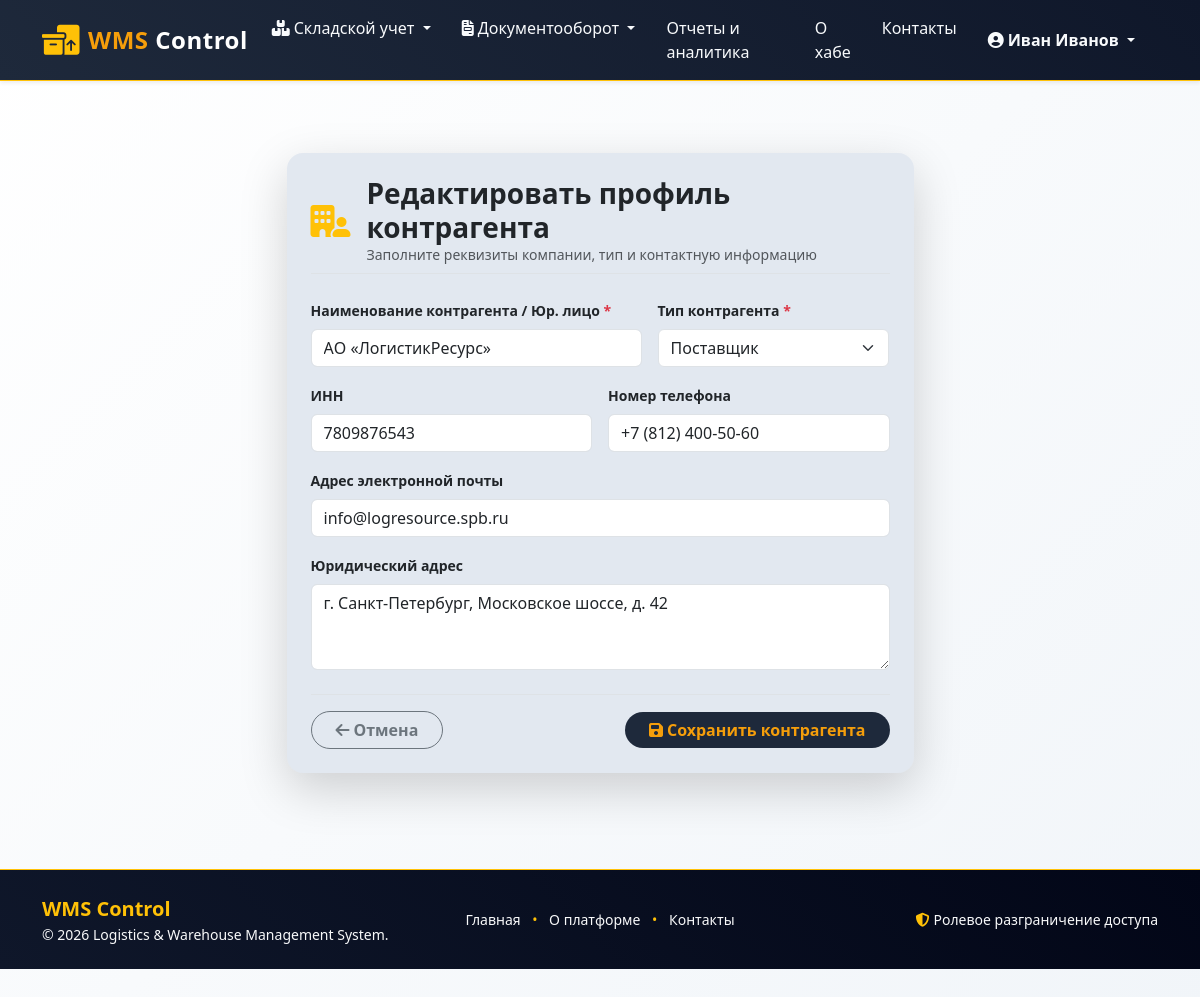
Screenshot of /orders/contractors/22/edit/ (signed in) with the database file from the repository.
### orders/models.py (models this page shows, shortened)
class Contractor(models.Model):
    TYPE_SUPPLIER = 'supplier'
    TYPE_CUSTOMER = 'customer'
    CONTRACTOR_TYPE_CHOICES = [
        (TYPE_SUPPLIER, _('Supplier')),
        (TYPE_CUSTOMER, _('Customer')),
    ]
    name = models.CharField(_('Contractor name / Legal entity'), max_length=200)
    contractor_type = models.CharField(
        _('Contractor type'),
        max_length=20,
        choices=CONTRACTOR_TYPE_CHOICES,
        default=TYPE_SUPPLIER
    )
    tax_id = models.CharField(_('Tax ID / INN'), max_length=20, blank=True)
    phone = models.CharField(_('Phone number'), max_length=50, blank=True)
    email = models.EmailField(_('Email address'), blank=True)
    address = models.TextField(_('Legal address'), blank=True)
    class Meta:
        verbose_name = _('Contractor')
        verbose_name_plural = _('Contractors')
        ordering = ['name']

### orders/views.py (the view)
# urls.py: path('contractors/<int:pk>/edit/', views.ContractorUpdateView.as_view(), name='contractor_update'),
class ContractorUpdateView(ManagerRequiredMixin, UpdateView):
    model = Contractor
    form_class = ContractorForm
    template_name = 'orders/contractor_form.html'
    success_url = reverse_lazy('orders:contractor_list')

### orders/forms.py
class ContractorForm(forms.ModelForm):
    class Meta:
        model = Contractor
        fields = ['name', 'contractor_type', 'tax_id', 'phone', 'email', 'address']
        widgets = {
            'name': forms.TextInput(attrs={'class': 'form-control'}),
            'contractor_type': forms.Select(attrs={'class': 'form-select'}),
            'tax_id': forms.TextInput(attrs={'class': 'form-control', 'placeholder': '1234567890'}),
            'phone': forms.TextInput(attrs={'class': 'form-control', 'placeholder': '+7 (707) 123-45-67'}),
            'email': forms.EmailInput(attrs={'class': 'form-control'}),
            'address': forms.Textarea(attrs={'class': 'form-control', 'rows': 3}),
        }

### inventory/mixins.py (called while the page is built)
    def dispatch(self, request, *args, **kwargs):
        if not request.user.is_authenticated:
            return self.handle_no_permission()
        if request.user.is_superuser:
            return super().dispatch(request, *args, **kwargs)
        user_role = getattr(getattr(request.user, 'profile', None), 'role', None)
        if user_role in ['manager', 'admin']:
            return super().dispatch(request, *args, **kwargs)
        raise PermissionDenied

### templates/orders/contractor_form.html (shortened to what this page needs)
{% extends 'base.html' %}
{% load i18n %}
{% block content %}
<div class="container py-4 py-lg-5">
    <div class="row justify-content-center">
        <div class="col-12 col-md-8 col-lg-7">
            <div class="card border-0 shadow-lg rounded-4 p-4" style="background-color: var(--card-background-color-dark, #ffffff);">
                <div class="d-flex align-items-center mb-4 pb-2 border-bottom">
                    <i class="fa-solid fa-building-user fa-2x text-warning me-3"></i>
                    <div>
                        <h3 class="fw-bold mb-0">
                            {% if object %}{% translate "Edit Contractor Profile" %}{% else %}{% translate "Create Contractor" %}{% endif %}
                        </h3>
                        <p class="text-muted small mb-0">{% translate "Fill in the company details, type, and contact information" %}</p>
                    </div>
                </div>
                <form method="post" novalidate>
                    <div class="row g-3">
                        <div class="col-12 col-md-7">
                            <label for="{{ form.name.id_for_label }}" class="form-label fw-semibold small">
                                {{ form.name.label }} <span class="text-danger">*</span>
                            </label>
                            {{ form.name }}
                        </div>
                        <div class="col-12 col-md-5">
                            <label for="{{ form.contractor_type.id_for_label }}" class="form-label fw-semibold small">
                                {{ form.contractor_type.label }} <span class="text-danger">*</span>
                            </label>
                            {{ form.contractor_type }}
                        </div>
                        <div class="col-12 col-md-6">
                            <label for="{{ form.tax_id.id_for_label }}" class="form-label fw-semibold small">
                                {{ form.tax_id.label }}
                            </label>
                            {{ form.tax_id }}
                        </div>
                        <div class="col-12 col-md-6">
                            <label for="{{ form.phone.id_for_label }}" class="form-label fw-semibold small">
                                {{ form.phone.label }}
                            </label>
                            {{ form.phone }}
                        </div>
                        <div class="col-12">
                            <label for="{{ form.email.id_for_label }}" class="form-label fw-semibold small">
                                {{ form.email.label }}
                            </label>
                            {{ form.email }}
                        </div>
                        <div class="col-12">
                            <label for="{{ form.address.id_for_label }}" class="form-label fw-semibold small">
                                {{ form.address.label }}
                            </label>
                            {{ form.address }}
                        </div>
                    </div>
                    <div class="d-flex justify-content-between align-items-center mt-4 pt-3 border-top">
                        <a href="{% url 'orders:contractor_list' %}" class="btn btn-outline-secondary rounded-pill fw-semibold px-4">
                            <i class="fa-solid fa-arrow-left me-1"></i>{% translate "Cancel" %}
                        </a>
                        <button type="submit" class="btn btn-dark fw-bold rounded-pill px-4" style="background-color: var(--navbar-background-color-light, #212529); color: var(--navbar-text-color-dark, #ffffff); border: none;">
                            <i class="fa-solid fa-floppy-disk me-1"></i>{% translate "Save Contractor" %}
                        </button>
                    </div>
                </form>
            </div>
        </div>
    </div>
</div>
{% endblock %}

### templates/base.html (shortened to what this page needs)
<!DOCTYPE html>
{% load static %}
{% load i18n %}
<html lang="{{ LANGUAGE_CODE|default:'ru' }}">
<head>
    <link href="https://cdn.jsdelivr.net/npm/bootstrap@5.3.3/dist/css/bootstrap.min.css" rel="stylesheet">
    <link rel="stylesheet" href="https://cdnjs.cloudflare.com/ajax/libs/font-awesome/6.7.2/css/all.min.css">
    <link rel="stylesheet" href="https://cdn.datatables.net/1.13.8/css/dataTables.bootstrap5.min.css">
    <link rel="stylesheet" href="{% static 'css/site.css' %}">
</head>
<body class="d-flex flex-column min-vh-100 bg-light">
    <header>
        <nav class="navbar navbar-expand-lg navbar-dark bg-dark border-bottom border-warning shadow-sm mb-4">
            <div class="container">
                <a class="navbar-brand fw-bold text-warning d-flex align-items-center" href="{% url 'index' %}">
                    <i class="fa-solid fa-boxes-packing fa-lg me-2 text-warning"></i>
                    <span>WMS <span class="text-white">Control</span></span>
                </a>
                <div class="collapse navbar-collapse" id="mainMenu">
                    <ul class="navbar-nav me-auto mb-2 mb-lg-0">
                        {% if user.is_authenticated %}
                            <li class="nav-item dropdown">
                                <a class="nav-link dropdown-toggle text-light" href="#" id="inventoryDropdown" role="button" data-bs-toggle="dropdown" aria-expanded="false">
                                    <i class="fa-solid fa-boxes-stacked me-1"></i>{% trans "Inventory" %}
                                </a>
                            </li>
                            <li class="nav-item dropdown">
                                <a class="nav-link dropdown-toggle text-light" href="#" id="ordersDropdown" role="button" data-bs-toggle="dropdown" aria-expanded="false">
                                    <i class="fa-solid fa-file-invoice me-1"></i>{% trans "Documents" %}
                                </a>
                            </li>
							{% if user.profile.role == 'manager' or user.is_superuser %}
								<li class="nav-item">
									<a class="nav-link text-light" href="{% url 'orders:reports_dashboard' %}">
									   {% trans "Reports" %}
									</a>
								</li>
							{% endif %}
                        {% endif %}
                        <li class="nav-item">
                            <a class="nav-link text-light" href="{% url 'about' %}">{% trans "About Hub" %}</a>
                        </li>
                        <li class="nav-item">
                            <a class="nav-link text-light" href="{% url 'contact' %}">{% trans "Contacts" %}</a>
                        </li>
                    </ul>
                    <div class="d-flex align-items-center gap-3">
                        <ul class="navbar-nav">
                            {% if user.is_authenticated %}
                                <li class="nav-item dropdown">
                                    <a class="nav-link dropdown-toggle text-warning fw-semibold" href="#" id="userDropdown"
                                       role="button" data-bs-toggle="dropdown" aria-expanded="false">
                                        <i class="fa-solid fa-circle-user me-1"></i>{{ user.get_full_name|default:user.username }}
                                    </a>
                                </li>
                            {% else %}
                                <div class="d-flex gap-2">
                                    <a href="{% url 'accounts:login' %}" class="btn btn-outline-warning btn-sm fw-semibold">{% trans "Log in" %}</a>
                                </div>
                            {% endif %}
                        </ul>
                    </div>
                </div>
            </div>
        </nav>
    </header>
    <main role="main" class="flex-grow-1 pb-5">
        <div class="container">
            {% block content %}{% endblock content %}
        </div>
    </main>
	<footer class="bg-dark text-light py-4 border-top border-warning mt-auto">
		<div class="container">
			<div class="row align-items-center gy-3">
				<div class="col-12 col-md-4 text-center text-md-start">
					<div class="fw-bold text-warning fs-5">WMS Control</div>
					<p class="small text-light mb-0">&copy; 2026 Logistics & Warehouse Management System.</p>
				</div>
				<div class="col-12 col-md-4 text-center">
					<ul class="list-inline mb-0 small">
						<li class="list-inline-item"><a href="{% url 'index' %}" class="text-light text-decoration-none">{% trans "Home" %}</a></li>
						<li class="list-inline-item text-warning">•</li>
						<li class="list-inline-item"><a href="{% url 'about' %}" class="text-light text-decoration-none">{% trans "About" %}</a></li>
						<li class="list-inline-item text-warning">•</li>
						<li class="list-inline-item"><a href="{% url 'contact' %}" class="text-light text-decoration-none">{% trans "Contacts" %}</a></li>
					</ul>
				</div>
				<div class="col-12 col-md-4 text-center text-md-end small text-light">
					<i class="fa-solid fa-shield-halved text-warning me-1"></i>{% trans "Role-based Access Control" %}
				</div>
			</div>
		</div>
	</footer>
</body>
</html>

### static/css/site.css (style rules this page uses)
:root { --navbar-background-color-light: #1E293B; --navbar-background-color-dark: #0F172A; --navbar-text-color-light: #F8FAFC; --navbar-text-color-dark: #F59E0B; --header-background-color-light: #F8FAFC; --header-background-color-dark: #E2E8F0; --header-text-color-light: #1E293B; --header-text-color-dark: #0F172A; --main-background-color-light: #FFFFFF; --main-background-color-dark: #F1F5F9; --main-text-color: #334155; --main-header-color: #0F172A; --card-background-color-light: #FFFFFF; --card-background-color-dark: #E2E8F0; --card-text-color-light: #1E293B; --card-text-color-dark: #0F172A; --table-background-color-light: #FFFFFF; --table-background-color-dark: #F8FAFC; --table-text-color: #1E293B; --footer-background-color-light: #0F172A; --footer-background-color-dark: #020617; --footer-text-color-light: #94A3B8; --footer-text-color-dark: #E2E8F0; --star-size: 30px; --star-color: #F59E0B; --star-background: #64748B; }
html { font-size: 14px; }
@media (min-width: 768px) { html { font-size: 16px; } }
html { position: relative; min-height: 100%; }
.navbar { background-image: linear-gradient(45deg, var(--navbar-background-color-light), var(--navbar-background-color-dark)); padding: 8px 16px; }
.navbar-brand { color: var(--navbar-text-color-dark) !important; font-weight: bold; font-size: 24px; letter-spacing: 0.5px; }
.navbar-nav .nav-link { color: var(--navbar-text-color-light) !important; font-size: 16px; margin-right: 15px; transition: color 0.3s ease; }
body { margin-bottom: 60px; color: var(--main-text-color); background-image: linear-gradient(135deg, var(--main-background-color-light), var(--main-background-color-dark)); background-attachment: fixed; }
footer { position: relative; bottom: 0; width: 100%; background-image: linear-gradient(45deg, var(--footer-background-color-light), var(--footer-background-color-dark)); color: var(--footer-text-color-light); padding-top: 1.5rem; padding-bottom: 1.5rem; }

### rows the page displays
Contractor: name "АО «ЛогистикРесурс»", contractor_type "Поставщик", tax_id "7809876543", phone "+7 (812) 400-50-60", email "info@logresource.spb.ru", address "г. Санкт-Петербург, Московское шоссе, д. 42"

### other values shown
{{ user.get_full_name|default:user.username }} "Иван Иванов"
